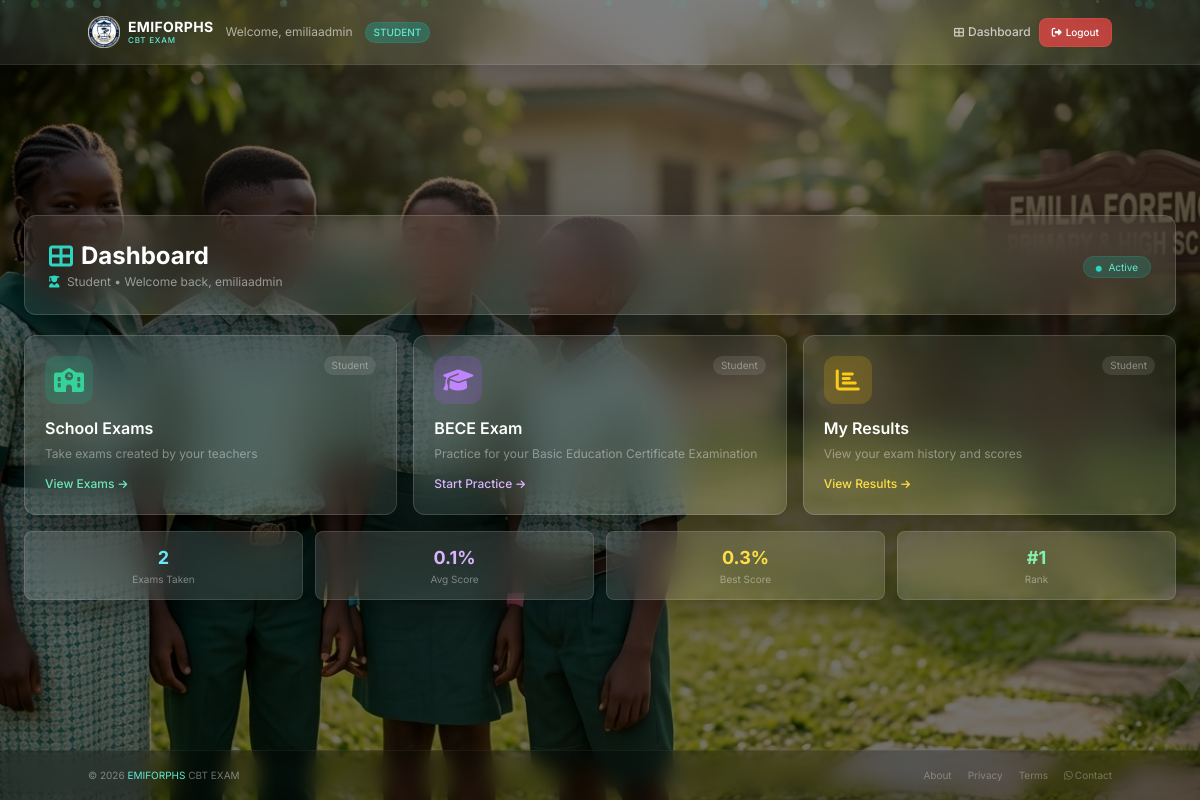
Screenshot of /dashboard/ (signed in) with the database file from the repository.
### accounts/models.py (models this page shows, shortened)
class CustomUser(AbstractUser):
    role = models.CharField(max_length=10, choices=Role.choices, default=Role.STUDENT)
    phone = models.CharField(max_length=15, blank=True, null=True)
    school_name = models.CharField(max_length=200, blank=True, null=True)
    def get_full_name(self):
        if self.first_name and self.last_name:
            return f"{self.first_name} {self.last_name}"
        return self.username

### accounts/views.py (the view, shortened to what this page needs)
# urls.py: path('dashboard/', views.dashboard, name='dashboard'),
@login_required
def dashboard(request):
    user = request.user
    context = {'role': user.role}
    has_active_exam = False
    active_exam_id = None
    active_exam_type = None
    active_exam_url = None
    if user.role == 'STUDENT':
        active_attempt = StudentAttempt.objects.filter(
            student=user,
            status='IN_PROGRESS'
        ).first()
        if active_attempt:
            has_active_exam = True
            active_exam_id = active_attempt.id
            active_exam_type = 'attempt'
            active_exam_url = reverse('student_portal:take_exam', args=[active_attempt.id])
    context.update({
        'has_active_exam': has_active_exam,
        'active_exam_id': active_exam_id,
        'active_exam_type': active_exam_type,
        'active_exam_url': active_exam_url,
    })
    if user.role == 'STUDENT':
        attempts = StudentAttempt.objects.filter(
            student=user,
            status='COMPLETED'
        )
        exams_taken = attempts.count()
        all_scores = []
        for a in attempts:
            if a.total_questions > 0:
                all_scores.append((a.score / a.total_questions) * 100)
        avg_score = round(sum(all_scores) / len(all_scores), 1) if all_scores else 0
        best_score = round(max(all_scores), 1) if all_scores else 0
        all_students_scores = []
        for student in CustomUser.objects.filter(role='STUDENT'):
            student_attempts = StudentAttempt.objects.filter(
                student=student,
                status='COMPLETED'
            )
            student_scores = []
            for a in student_attempts:
                if a.total_questions > 0:
                    student_scores.append((a.score / a.total_questions) * 100)
            if student_scores:
                all_students_scores.append({
                    'student': student,
                    'avg': sum(student_scores) / len(student_scores)
                })
        all_students_scores.sort(key=lambda x: x['avg'], reverse=True)
        rank = 1
        for idx, data in enumerate(all_students_scores, 1):
            if data['student'].id == user.id:
                rank = idx
                break
        context.update({
            'exams_taken': exams_taken,
            'avg_score': avg_score,
            'best_score': best_score,
            'rank': rank,
        })
    return render(request, 'accounts/dashboard.html', context)

### templates/accounts/dashboard.html (shortened to what this page needs)
{% extends 'base.html' %}
{% block content %}
<div class="w-full max-w-6xl mx-auto">
    <div class="glass-card rounded-xl p-4 md:p-6 mb-5">
        <div class="flex flex-col md:flex-row md:items-center md:justify-between">
            <div>
                <h2 class="text-xl md:text-2xl font-bold text-white flex items-center gap-2">
                    <i class="fas fa-th-large text-teal-400"></i>
                    Dashboard
                </h2>
                <p class="text-white/50 text-xs mt-0.5">
                    <i class="fas fa-user-graduate text-teal-400 mr-1"></i>
                    {{ user.role|title }} • Welcome back, {{ user.get_full_name }}
                </p>
            </div>
            <div class="mt-2 md:mt-0">
                <span class="text-[10px] bg-teal-500/20 text-teal-300 px-3 py-1 rounded-full border border-teal-500/20">
                    <i class="fas fa-circle text-[6px] text-teal-400 mr-1"></i>
                    Active
                </span>
            </div>
        </div>
    </div>
    {% if user.role == 'ADMIN' %}
    <div class="grid grid-cols-1 sm:grid-cols-2 lg:grid-cols-3 gap-4">
        <div class="glass-card rounded-xl p-5 transition-all duration-300 hover:scale-[1.02] hover:shadow-2xl group">
            <div class="flex items-start justify-between">
                <div class="w-12 h-12 rounded-xl bg-teal-500/20 flex items-center justify-center text-2xl">
                    <i class="fas fa-users text-teal-400"></i>
                </div>
                <span class="text-[10px] bg-white/10 text-white/40 px-2 py-0.5 rounded-full">Admin</span>
            </div>
            <h3 class="text-base font-semibold text-white mt-3">Manage Users</h3>
            <p class="text-white/40 text-xs mt-1 leading-relaxed">View and manage all users in the system</p>
            <a href="/admin/" class="inline-flex items-center gap-1 text-teal-300 hover:text-teal-200 text-xs font-medium mt-3 transition-colors group-hover:gap-2">
                Go to Admin <i class="fas fa-arrow-right text-[10px]"></i>
            </a>
        </div>
        <div class="glass-card rounded-xl p-5 transition-all duration-300 hover:scale-[1.02] hover:shadow-2xl group">
            <div class="flex items-start justify-between">
                <div class="w-12 h-12 rounded-xl bg-blue-500/20 flex items-center justify-center text-2xl">
                    <i class="fas fa-file-alt text-blue-400"></i>
                </div>
                <span class="text-[10px] bg-white/10 text-white/40 px-2 py-0.5 rounded-full">Admin</span>
            </div>
            <h3 class="text-base font-semibold text-white mt-3">All Exams</h3>
            <p class="text-white/40 text-xs mt-1 leading-relaxed">View all exams in the CBT platform</p>
            <a href="#" class="inline-flex items-center gap-1 text-blue-300 hover:text-blue-200 text-xs font-medium mt-3 transition-colors group-hover:gap-2">
                View Exams <i class="fas fa-arrow-right text-[10px]"></i>
            </a>
        </div>
        <div class="glass-card rounded-xl p-5 transition-all duration-300 hover:scale-[1.02] hover:shadow-2xl group">
            <div class="flex items-start justify-between">
                <div class="w-12 h-12 rounded-xl bg-purple-500/20 flex items-center justify-center text-2xl">
                    <i class="fas fa-chart-pie text-purple-400"></i>
                </div>
                <span class="text-[10px] bg-white/10 text-white/40 px-2 py-0.5 rounded-full">Admin</span>
            </div>
            <h3 class="text-base font-semibold text-white mt-3">Reports</h3>
            <p class="text-white/40 text-xs mt-1 leading-relaxed">View system analytics and statistics</p>
            <a href="#" class="inline-flex items-center gap-1 text-purple-300 hover:text-purple-200 text-xs font-medium mt-3 transition-colors group-hover:gap-2">
                View Reports <i class="fas fa-arrow-right text-[10px]"></i>
            </a>
        </div>
    </div>
    <div class="grid grid-cols-2 sm:grid-cols-4 gap-3 mt-4">
        <div class="glass-card-light rounded-lg p-3 text-center">
            <div class="text-lg font-bold text-teal-300">{{ total_users|default:0 }}</div>
            <div class="text-[10px] text-white/40">Total Users</div>
        </div>
        <div class="glass-card-light rounded-lg p-3 text-center">
            <div class="text-lg font-bold text-blue-300">{{ total_exams|default:0 }}</div>
            <div class="text-[10px] text-white/40">Total Exams</div>
        </div>
        <div class="glass-card-light rounded-lg p-3 text-center">
            <div class="text-lg font-bold text-purple-300">{{ active_students|default:0 }}</div>
            <div class="text-[10px] text-white/40">Active Students</div>
        </div>
        <div class="glass-card-light rounded-lg p-3 text-center">
            <div class="text-lg font-bold text-green-300">{{ pass_rate|default:0 }}%</div>
            <div class="text-[10px] text-white/40">Pass Rate</div>
        </div>
    </div>
    <!-- ============================================================
    TEACHER DASHBOARD
    ============================================================ -->
    {% else %}
    <div class="grid grid-cols-1 sm:grid-cols-2 lg:grid-cols-3 gap-4">
        <div class="glass-card rounded-xl p-5 transition-all duration-300 hover:scale-[1.02] hover:shadow-2xl group">
            <div class="flex items-start justify-between">
                <div class="w-12 h-12 rounded-xl bg-emerald-500/20 flex items-center justify-center text-2xl">
                    <i class="fas fa-school text-emerald-400"></i>
                </div>
                <span class="text-[10px] bg-white/10 text-white/40 px-2 py-0.5 rounded-full">Student</span>
            </div>
            <h3 class="text-base font-semibold text-white mt-3">School Exams</h3>
            <p class="text-white/40 text-xs mt-1 leading-relaxed">Take exams created by your teachers</p>
            <a href="{% url 'student_portal:available_exams' %}" class="inline-flex items-center gap-1 text-emerald-300 hover:text-emerald-200 text-xs font-medium mt-3 transition-colors group-hover:gap-2">
                View Exams <i class="fas fa-arrow-right text-[10px]"></i>
            </a>
        </div>
        <div class="glass-card rounded-xl p-5 transition-all duration-300 hover:scale-[1.02] hover:shadow-2xl group">
            <div class="flex items-start justify-between">
                <div class="w-12 h-12 rounded-xl bg-purple-500/20 flex items-center justify-center text-2xl">
                    <i class="fas fa-graduation-cap text-purple-400"></i>
                </div>
                <span class="text-[10px] bg-white/10 text-white/40 px-2 py-0.5 rounded-full">Student</span>
            </div>
            <h3 class="text-base font-semibold text-white mt-3">BECE Exam</h3>
            <p class="text-white/40 text-xs mt-1 leading-relaxed">Practice for your Basic Education Certificate Examination</p>
            <a href="{% url 'student_portal:bece_dashboard' %}" class="inline-flex items-center gap-1 text-purple-300 hover:text-purple-200 text-xs font-medium mt-3 transition-colors group-hover:gap-2">
                Start Practice <i class="fas fa-arrow-right text-[10px]"></i>
            </a>
        </div>
        <div class="glass-card rounded-xl p-5 transition-all duration-300 hover:scale-[1.02] hover:shadow-2xl group">
            <div class="flex items-start justify-between">
                <div class="w-12 h-12 rounded-xl bg-yellow-500/20 flex items-center justify-center text-2xl">
                    <i class="fas fa-chart-bar text-yellow-400"></i>
                </div>
                <span class="text-[10px] bg-white/10 text-white/40 px-2 py-0.5 rounded-full">Student</span>
            </div>
            <h3 class="text-base font-semibold text-white mt-3">My Results</h3>
            <p class="text-white/40 text-xs mt-1 leading-relaxed">View your exam history and scores</p>
            <a href="{% url 'student_portal:my_results' %}" class="inline-flex items-center gap-1 text-yellow-300 hover:text-yellow-200 text-xs font-medium mt-3 transition-colors group-hover:gap-2">
                View Results <i class="fas fa-arrow-right text-[10px]"></i>
            </a>
        </div>
    </div>
    <div class="grid grid-cols-2 sm:grid-cols-4 gap-3 mt-4">
        <div class="glass-card-light rounded-lg p-3 text-center">
            <div class="text-lg font-bold text-cyan-300">{{ exams_taken|default:0 }}</div>
            <div class="text-[10px] text-white/40">Exams Taken</div>
        </div>
        <div class="glass-card-light rounded-lg p-3 text-center">
            <div class="text-lg font-bold text-purple-300">{{ avg_score|default:0 }}%</div>
            <div class="text-[10px] text-white/40">Avg Score</div>
        </div>
        <div class="glass-card-light rounded-lg p-3 text-center">
            <div class="text-lg font-bold text-yellow-300">{{ best_score|default:0 }}%</div>
            <div class="text-[10px] text-white/40">Best Score</div>
        </div>
        <div class="glass-card-light rounded-lg p-3 text-center">
            <div class="text-lg font-bold text-green-300">#{{ rank|default:1 }}</div>
            <div class="text-[10px] text-white/40">Rank</div>
        </div>
    </div>
    {% endif %}
</div>
{% endblock %}

### templates/base.html (shortened to what this page needs)
<!DOCTYPE html>
<html lang="en">
<head>
    <script src="https://cdn.tailwindcss.com"></script>
    <link rel="stylesheet" href="https://cdnjs.cloudflare.com/ajax/libs/font-awesome/6.5.0/css/all.min.css" />
</head>
<body>
    <div class="scroll-container" id="scrollContainer">
        <div class="content-wrapper">
            <nav class="navbar-glass flex items-center px-4">
                <div class="container mx-auto flex justify-between items-center h-full">
                    <div class="flex items-center space-x-3">
                        <a href="{% url 'dashboard' %}" class="flex items-center space-x-2" id="dashboardLink">
                            <img src="/static/img/new_emilia_logo.png" alt="EMIFORPHS Logo" class="h-8 w-auto" />
                            <div class="hidden sm:block">
                                <h1 class="text-sm font-bold text-white tracking-wide leading-tight">
                                    EMIFORPHS
                                </h1>
                                <p class="text-[8px] text-teal-300 font-medium tracking-widest -mt-0.5">
                                    CBT EXAM
                                </p>
                            </div>
                        </a>
                        {% if user.is_authenticated %}
                            <span class="hidden md:inline text-xs text-white/60">Welcome, {{ user.username }}</span>
                            <span class="text-[10px] bg-teal-500/30 text-teal-300 px-2 py-0.5 rounded-full font-medium border border-teal-500/20">
                                {{ user.role }}
                            </span>
                        {% endif %}
                    </div>
                    <div class="flex items-center space-x-2">
                        {% if user.is_authenticated %}
                            <a href="{% url 'dashboard' %}" class="text-white/70 hover:text-white font-medium text-xs hidden sm:inline transition-colors" id="dashboardNavLink">
                                <i class="fas fa-th-large mr-1 text-[10px]"></i>Dashboard
                            </a>
                            <form method="post" action="{% url 'logout' %}" class="inline" id="logoutForm">
                                <button type="submit" class="bg-red-500/70 hover:bg-red-500 text-white px-3 py-1.5 rounded-lg text-[10px] font-medium transition duration-200 backdrop-blur-sm border border-red-400/20 cursor-pointer">
                                    <i class="fas fa-sign-out-alt mr-1 text-[10px]"></i>Logout
                                </button>
                            </form>
                        {% endif %}
                    </div>
                </div>
            </nav>
            <div class="content-area">
                {% block content %}
                {% endblock %}
            </div>
            <footer class="footer-glass flex items-center px-4">
                <div class="container mx-auto flex flex-col md:flex-row justify-between items-center">
                    <div class="text-[10px] text-white/40">
                        &copy; 2026 <span class="text-teal-300">EMIFORPHS</span> CBT EXAM
                    </div>
                    <div class="flex space-x-4 text-[10px] text-white/30 mt-0.5 md:mt-0">
                        <a href="#" class="hover:text-teal-300 transition-colors">About</a>
                        <a href="#" class="hover:text-teal-300 transition-colors">Privacy</a>
                        <a href="#" class="hover:text-teal-300 transition-colors">Terms</a>
                        <a href="https://wa.me/2348022854677" target="_blank" class="hover:text-teal-300 transition-colors">
                            <i class="fab fa-whatsapp mr-0.5"></i>Contact
                        </a>
                    </div>
                </div>
            </footer>
        </div>
    </div>
</body>
</html>

### rows the page displays
CustomUser: username "emiliaadmin", role "STUDENT", role "Student", get_full_name "emiliaadmin"

### other values shown
{{ exams_taken|default:0 }} "2"
{{ avg_score|default:0 }} "0.1"
{{ best_score|default:0 }} "0.3"
{{ rank|default:1 }} "1"
